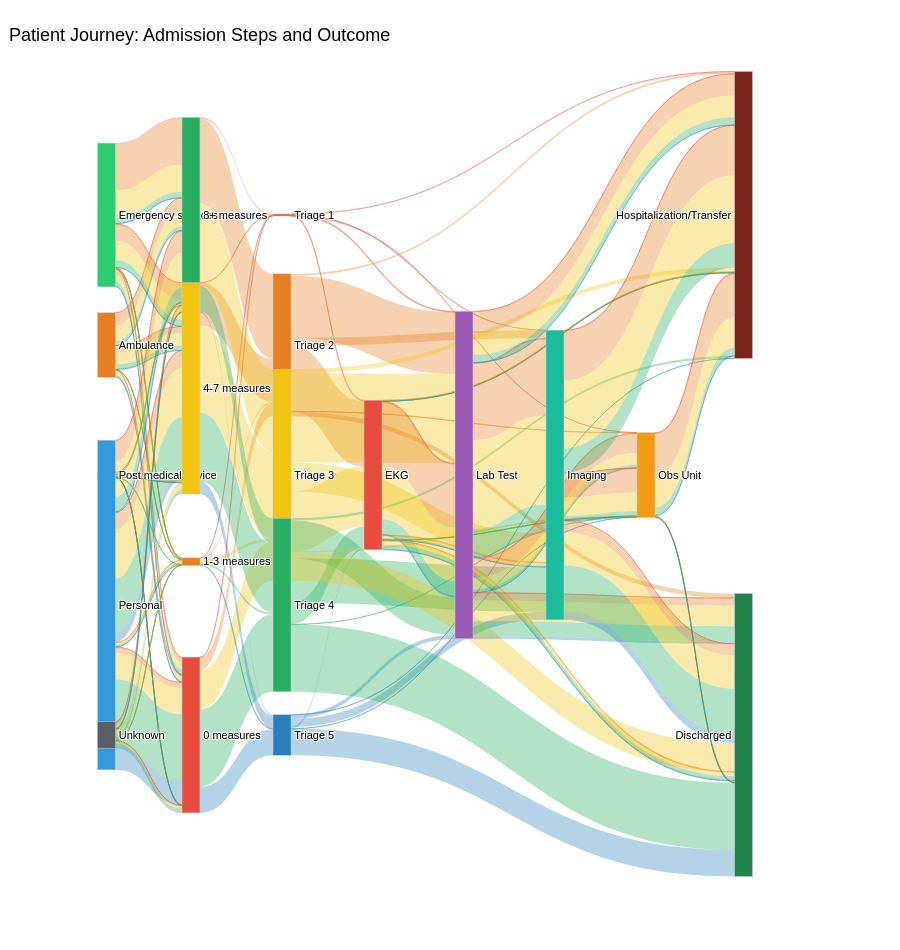

Here is the notebook cell this chart was saved with:
### Code cell
# ======================================================================
# ALLUVIAL WITH LAB TEST, IMAGING, OBS UNIT AND HOSPITALIZATION
# ======================================================================

import plotly.graph_objects as go
import pandas as pd

# ================================================================
# 1. CONFIGURATION
# ================================================================
COL_TRANSPORT    = 'transport_grouped'
COL_TRI          = 'triage'
COL_EKG          = 'had_ekg'
COL_LABO         = 'is_labo'
COL_RADIO        = 'has_imaging_any'
COL_OBS          = 'observation_unit'
COL_HOSP         = 'hospitalization'

MEASURE_COLS = [
    'is_temp_measured', 'is_sat_measured', 'is_hr_measured',
    'is_bp_measured', 'is_rr_measured', 'is_pupils_measured',
    'is_o2_measured', 'is_hemocue_measured', 'is_breathalyzer_measured',
    'is_urine_dipstick_clean_measured', 'is_gcs_measured', 'is_pain_measured',
    'is_cap_blood_sugar_mmol_L_measured'
]

# ================================================================
# 2. COLOR PALETTES
# ================================================================
transport_colors = {
    'Unknown':              '#5a5e6b',
    'Personal':             '#3498db',
    'Post medical advice':  '#9b59b6',
    'Ambulance':            '#e67e22',
    'Emergency services':   '#2ecc71',
}

measure_colors = {
    '8+ measures':  '#27ae60',
    '4-7 measures': '#f1c40f',
    '1-3 measures': '#e67e22',
    '0 measures':   '#e74c3c',
}

triage_colors = {
    'Triage 1': '#e74c3c',
    'Triage 2': '#e67e22',
    'Triage 3': '#f1c40f',
    'Triage 4': '#27ae60',
    'Triage 5': '#2980b9',
}

exam_colors = {
    'Lab Test': '#9b59b6',
    'Imaging':  '#1abc9c',
    'EKG':      '#e74c3c',
}

obs_colors = {
    'Obs Unit': '#f39c12',
}

hosp_colors = {
    'Hospitalization/Transfer': '#7b241c',
    'Discharged':               '#1e8449',
}

def get_node_color(label):
    for palette in [transport_colors, measure_colors, triage_colors,
                    exam_colors, obs_colors, hosp_colors]:
        if label in palette: return palette[label]
    return '#a6acaf'

# ================================================================
# 3. DATA PREPARATION
# ================================================================
df_alluvial = df.copy()

df_alluvial['_transport_label'] = df_alluvial[COL_TRANSPORT].fillna('Unknown')
df_alluvial['_tri_label']       = 'Triage ' + df_alluvial[COL_TRI].astype(int).astype(str)

def score_to_cat(x):
    if x == 0:   return '0 measures'
    elif x <= 3: return '1-3 measures'
    elif x <= 7: return '4-7 measures'
    else:        return '8+ measures'

df_alluvial['_measures_score'] = df_alluvial[MEASURE_COLS].apply(pd.to_numeric, errors='coerce').fillna(0).sum(axis=1).astype(int)
df_alluvial['_measures_label'] = df_alluvial['_measures_score'].apply(score_to_cat)
df_alluvial['_ekg_label']   = df_alluvial[COL_EKG].apply(lambda v: 'EKG' if pd.notna(v) and int(v) == 1 else None)
df_alluvial['_labo_label']  = df_alluvial[COL_LABO].apply(lambda v: 'Lab Test' if pd.notna(v) and int(v) == 1 else None)
df_alluvial['_radio_label'] = df_alluvial[COL_RADIO].apply(lambda v: 'Imaging' if pd.notna(v) and int(v) == 1 else None)

# Obs Unit — only shown if = 1
df_alluvial['_obs_label']  = df_alluvial[COL_OBS].apply(
    lambda v: 'Obs Unit' if pd.notna(v) and int(v) == 1 else None
)

# Hospitalization — always shown
df_alluvial['_hosp_label'] = df_alluvial[COL_HOSP].apply(
    lambda v: 'Hospitalization/Transfer' if pd.notna(v) and int(v) == 1 else 'Discharged'
)

# ================================================================
# 4. NODES DEFINITION & ORDER
# ================================================================
def get_present_vals(order_list, series):
    present = set(series.dropna().unique())
    return [v for v in order_list if v in present]

transport_vals = get_present_vals(['Emergency services', 'Ambulance', 'Post medical advice', 'Personal', 'Unknown'], df_alluvial['_transport_label'])
measure_vals   = get_present_vals(['8+ measures', '4-7 measures', '1-3 measures', '0 measures'], df_alluvial['_measures_label'])
tri_vals       = get_present_vals(['Triage 1', 'Triage 2', 'Triage 3', 'Triage 4', 'Triage 5'], df_alluvial['_tri_label'])
ekg_vals       = get_present_vals(['EKG'], df_alluvial['_ekg_label'])
labo_vals      = get_present_vals(['Lab Test'], df_alluvial['_labo_label'])
radio_vals     = get_present_vals(['Imaging'], df_alluvial['_radio_label'])
obs_vals       = get_present_vals(['Obs Unit'], df_alluvial['_obs_label'])
hosp_vals      = get_present_vals(['Hospitalization/Transfer', 'Discharged'], df_alluvial['_hosp_label'])

all_labels = transport_vals + measure_vals + tri_vals + ekg_vals + labo_vals + radio_vals + obs_vals + hosp_vals
label_idx  = {label: i for i, label in enumerate(all_labels)}
node_colors = [get_node_color(l) for l in all_labels]

# ================================================================
# 5. FIXED X-POSITIONS
# ================================================================
col_x = {
    'transport':  0.01,
    'measures':   0.14,
    'tri':        0.28,
    'ekg':        0.42,
    'labo':       0.56,
    'radio':      0.70,
    'obs':        0.84,
    'hosp':       0.99,
}

def assign_y(labels):
    n = len(labels)
    if n <= 1: return [0.5]
    return [round(0.10 + i * (0.80 / (n - 1)), 4) for i in range(n)]

pos = {}
for key, vals in [('transport', transport_vals), ('measures', measure_vals), ('tri', tri_vals),
                  ('ekg', ekg_vals), ('labo', labo_vals), ('radio', radio_vals),
                  ('obs', obs_vals), ('hosp', hosp_vals)]:
    for label, y in zip(vals, assign_y(vals)):
        pos[label] = (col_x[key], y)

node_x = [pos[l][0] for l in all_labels]
node_y = [pos[l][1] for l in all_labels]

# ================================================================
# 6. LINKS (Colored by Triage)
# ================================================================
def make_links(df_sub, col_from, col_to):
    group_cols = list(dict.fromkeys([col_from, col_to, '_tri_label']))
    grp = df_sub.groupby(group_cols).size().reset_index(name='count')
    sources, targets, values, colors = [], [], [], []
    for _, row in grp.iterrows():
        src, tgt = str(row[col_from]), str(row[col_to])
        if src in label_idx and tgt in label_idx:
            sources.append(label_idx[src])
            targets.append(label_idx[tgt])
            values.append(int(row['count']))
            tri_val = row['_tri_label']
            hex_c = triage_colors.get(tri_val, '#a6acaf')
            r, g, b = int(hex_c[1:3], 16), int(hex_c[3:5], 16), int(hex_c[5:7], 16)
            colors.append(f'rgba({r},{g},{b},0.35)')
    return sources, targets, values, colors

s_all, t_all, v_all, c_all = [], [], [], []

# 1. Transport → Measures → Triage
s,t_l,v,c = make_links(df_alluvial, '_transport_label', '_measures_label'); s_all+=s; t_all+=t_l; v_all+=v; c_all+=c
s,t_l,v,c = make_links(df_alluvial, '_measures_label', '_tri_label'); s_all+=s; t_all+=t_l; v_all+=v; c_all+=c

# 2. Triage → EKG or skip
s,t_l,v,c = make_links(df_alluvial[df_alluvial['_ekg_label'].notna()], '_tri_label', '_ekg_label'); s_all+=s; t_all+=t_l; v_all+=v; c_all+=c
s,t_l,v,c = make_links(df_alluvial[df_alluvial['_ekg_label'].isna() & df_alluvial['_labo_label'].notna()], '_tri_label', '_labo_label'); s_all+=s; t_all+=t_l; v_all+=v; c_all+=c
s,t_l,v,c = make_links(df_alluvial[df_alluvial['_ekg_label'].isna() & df_alluvial['_labo_label'].isna() & df_alluvial['_radio_label'].notna()], '_tri_label', '_radio_label'); s_all+=s; t_all+=t_l; v_all+=v; c_all+=c
s,t_l,v,c = make_links(df_alluvial[df_alluvial['_ekg_label'].isna() & df_alluvial['_labo_label'].isna() & df_alluvial['_radio_label'].isna() & df_alluvial['_obs_label'].notna()], '_tri_label', '_obs_label'); s_all+=s; t_all+=t_l; v_all+=v; c_all+=c
s,t_l,v,c = make_links(df_alluvial[df_alluvial['_ekg_label'].isna() & df_alluvial['_labo_label'].isna() & df_alluvial['_radio_label'].isna() & df_alluvial['_obs_label'].isna()], '_tri_label', '_hosp_label'); s_all+=s; t_all+=t_l; v_all+=v; c_all+=c

# 3. EKG → ...
s,t_l,v,c = make_links(df_alluvial[df_alluvial['_ekg_label'].notna() & df_alluvial['_labo_label'].notna()], '_ekg_label', '_labo_label'); s_all+=s; t_all+=t_l; v_all+=v; c_all+=c
s,t_l,v,c = make_links(df_alluvial[df_alluvial['_ekg_label'].notna() & df_alluvial['_labo_label'].isna() & df_alluvial['_radio_label'].notna()], '_ekg_label', '_radio_label'); s_all+=s; t_all+=t_l; v_all+=v; c_all+=c
s,t_l,v,c = make_links(df_alluvial[df_alluvial['_ekg_label'].notna() & df_alluvial['_labo_label'].isna() & df_alluvial['_radio_label'].isna() & df_alluvial['_obs_label'].notna()], '_ekg_label', '_obs_label'); s_all+=s; t_all+=t_l; v_all+=v; c_all+=c
s,t_l,v,c = make_links(df_alluvial[df_alluvial['_ekg_label'].notna() & df_alluvial['_labo_label'].isna() & df_alluvial['_radio_label'].isna() & df_alluvial['_obs_label'].isna()], '_ekg_label', '_hosp_label'); s_all+=s; t_all+=t_l; v_all+=v; c_all+=c

# 4. Labo → ...
s,t_l,v,c = make_links(df_alluvial[df_alluvial['_labo_label'].notna() & df_alluvial['_radio_label'].notna()], '_labo_label', '_radio_label'); s_all+=s; t_all+=t_l; v_all+=v; c_all+=c
s,t_l,v,c = make_links(df_alluvial[df_alluvial['_labo_label'].notna() & df_alluvial['_radio_label'].isna() & df_alluvial['_obs_label'].notna()], '_labo_label', '_obs_label'); s_all+=s; t_all+=t_l; v_all+=v; c_all+=c
s,t_l,v,c = make_links(df_alluvial[df_alluvial['_labo_label'].notna() & df_alluvial['_radio_label'].isna() & df_alluvial['_obs_label'].isna()], '_labo_label', '_hosp_label'); s_all+=s; t_all+=t_l; v_all+=v; c_all+=c

# 5. Radio → ...
s,t_l,v,c = make_links(df_alluvial[df_alluvial['_radio_label'].notna() & df_alluvial['_obs_label'].notna()], '_radio_label', '_obs_label'); s_all+=s; t_all+=t_l; v_all+=v; c_all+=c
s,t_l,v,c = make_links(df_alluvial[df_alluvial['_radio_label'].notna() & df_alluvial['_obs_label'].isna()], '_radio_label', '_hosp_label'); s_all+=s; t_all+=t_l; v_all+=v; c_all+=c

# 6. Obs Unit → Hospitalization
s,t_l,v,c = make_links(df_alluvial[df_alluvial['_obs_label'].notna()], '_obs_label', '_hosp_label'); s_all+=s; t_all+=t_l; v_all+=v; c_all+=c

# ================================================================
# 7. FIGURE LAYOUT
# ================================================================
fig = go.Figure(data=[go.Sankey(
    arrangement='fixed',
    node=dict(pad=20, thickness=18, label=all_labels, color=node_colors, x=node_x, y=node_y,
              line=dict(color='#cccccc', width=0.5)),
    link=dict(source=s_all, target=t_all, value=v_all, color=c_all)
)])

fig.update_layout(
    title=dict(
        text='Patient Journey: Admission Steps and Outcome',
        font=dict(size=18, color='black'),
        x=0.01,
        y=0.97
    ),
    font=dict(size=11, family='Arial', color='black'),
    paper_bgcolor='white',
    plot_bgcolor='white',
    template='plotly_white',
    height=950,
    margin=dict(t=150, b=150, l=100, r=150),
)

fig.show()

### Figure 1 — Plotly figure (JSON) as saved in the notebook; plotly's stock layout.template omitted (floating-point values rounded to 4 significant figures; data arrays with more than 128 entries replaced by an {"elided": "..."} marker saying what was removed)
{"data": [{"arrangement": "fixed", "link": {"color": {"elided": "200 str values"}, "source": {"elided": "200 int values"}, "target": {"elided": "200 int values"}, "value": {"elided": "200 int values"}}, "node": {"color": ["#2ecc71", "#e67e22", "#9b59b6", "#3498db", "#5a5e6b", "#27ae60", "#f1c40f", "#e67e22", "#e74c3c", "#e74c3c", "#e67e22", "#f1c40f", "#27ae60", "#2980b9", "#e74c3c", "#9b59b6", "#1abc9c", "#f39c12", "#7b241c", "#1e8449"], "label": ["Emergency services", "Ambulance", "Post medical advice", "Personal", "Unknown", "8+ measures", "4-7 measures", "1-3 measures", "0 measures", "Triage 1", "Triage 2", "Triage 3", "Triage 4", "Triage 5", "EKG", "Lab Test", "Imaging", "Obs Unit", "Hospitalization/Transfer", "Discharged"], "line": {"color": "#cccccc", "width": 0.5}, "pad": 20, "thickness": 18, "x": [0.01, 0.01, 0.01, 0.01, 0.01, 0.14, 0.14, 0.14, 0.14, 0.28, 0.28, 0.28, 0.28, 0.28, 0.42, 0.56, 0.7, 0.84, 0.99, 0.99], "y": [0.1, 0.3, 0.5, 0.7, 0.9, 0.1, 0.3667, 0.6333, 0.9, 0.1, 0.3, 0.5, 0.7, 0.9, 0.5, 0.5, 0.5, 0.5, 0.1, 0.9]}, "type": "sankey"}], "layout": {"title": {"font": {"size": 18, "color": "black"}, "text": "Patient Journey: Admission Steps and Outcome", "x": 0.01, "y": 0.97}, "font": {"size": 11, "family": "Arial", "color": "black"}, "margin": {"t": 150, "b": 150, "l": 100, "r": 150}, "paper_bgcolor": "white", "plot_bgcolor": "white", "height": 950}}
